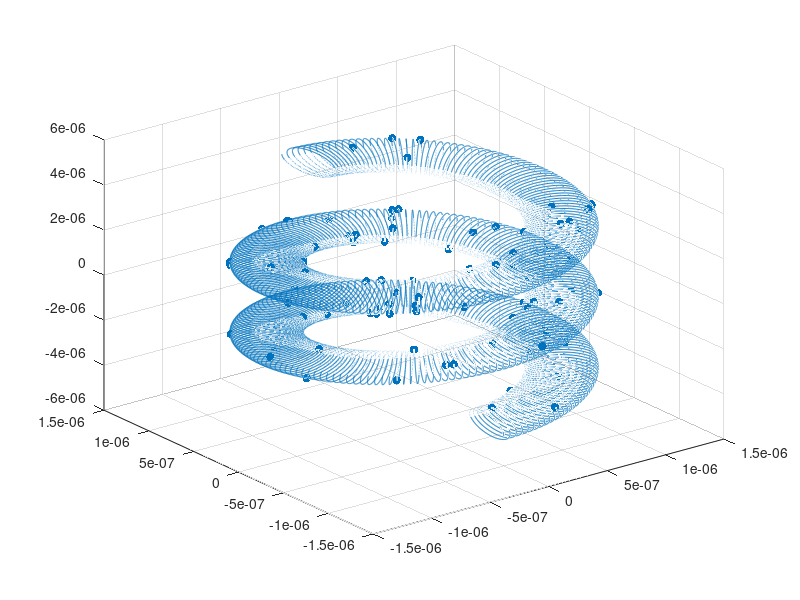
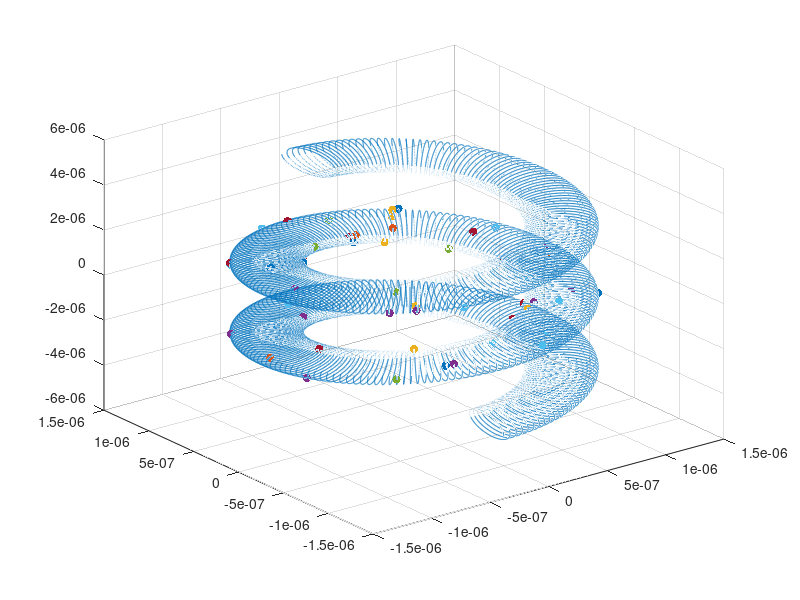

Reproduce these figures in MATLAB, in order.
clc; close all;
%% Set parameters for data generator

NumZplanes  = 50;                                 
NumSamples  = 100000;                               % numer of rand and param. points
zVec        = linspace(-2e-6, 2e-6, NumZplanes+1); % z positions of emitter
t           = linspace(-4e-6, 4e-6, NumSamples);   % scaled according to zVec
xt          = (1e-6)*(1+0.25*cos(50*pi*t/(0.5e-6))).*cos(t/(0.5e-6)) ;
yt          = (1e-6)*(1+0.25*cos(50*pi*t/(0.5e-6))).*sin(t/(0.5e-6)) ;
zt          = t+(0.5e-6)*sin(50*pi*t/(0.5e-6));
MatchErr    = 0.5e-6;                              % param. and lottery points error

vslz_ParamAndRand = 0;                             % plot param. and rand points when 1 
vslz_MatchPts     = 1;                             % plot matched points when 1
vslz_Emitters     = 1;                             % plot chosen emitters when 1

flag_Save2File    = 0;                             % append EmittersObj
                                                   % to DataObjects.mat
                                                   % when 1. Save2File at
                                                   % end of process
                                                   
flag_Save2Text    = 0;                             % Saves a desirable param. family 

%% Allow Repetitions
% acquire different values of random xyz in each iteration

%%%%%%%%%%%%%%%%%%%%%%%%%%%%%%%%%%%%%%%%%%%%%%%%%%%%%%%%%%%%%
%%% Uncomment the following when used and add end of loop %%%
% NumRep = 50;
% jj = 0;
% while jj < NumRep
%     jj = jj + 1;
%%%%%%%%%%%%%%%%%%%%%%%%%%%%%%%%%%%%%%%%%%%%%%%%%%%%%%%%%%%%%

x           = 4e-6*randn(1, NumSamples);           % rand positions should be scaled
y           = 4e-6*randn(1, NumSamples);
z           = 4e-6*randn(1, NumSamples);

%% Plot parametrization and random points

if vslz_ParamAndRand == 1
    
    figure(1);
    plot3(xt,yt,zt);
    hold on;

    scatter3(x,y,z);
    hold off;
    
end

%% Find matched points

c = find(x <= xt + MatchErr & x >= xt - MatchErr & y <= yt + MatchErr...
    & y >= yt - MatchErr & z <= zt + MatchErr & z >= zt - MatchErr);

x_match = xt(c);
y_match = yt(c);
z_match = zt(c);

if isempty(z_match)
    sprintf('No emitters. Generate again')
    return
elseif (abs(max(x_match))> 10e-6 || abs(min(x_match))< 0.1e-9) ||...
    abs((max(y_match))> 10e-6 || abs(min(y_match))< 0.1e-9)
    sprintf('Invalid emitters locations. Generate again')
    return
end    

%% Plot matched points

if vslz_MatchPts == 1
    
    figure(2);
    plot3(xt,yt,zt);
    grid on;
    hold on;
    scatter3(x_match,y_match,z_match, 'filled');
    hold off;
    
end

%% Separate to z-planes and obtain emitters

% x_cell and y_cell are the emitters locations in each z-plane
% e.g (x_cell{1},y_cell{1}) is an emitter's (x,y) in z=zVec(1)

NumSources = 0;
zVecDiff = abs(zVec(1)-zVec(2));
x_cell = cell(1, numel(zVec));
y_cell = cell(1, numel(zVec));
kk_vec = ones(1, numel(zVec));
for jj = 1 : numel(z_match)
    for ii = 1 : numel(zVec)
        if ((z_match(jj) >= zVec(ii) - zVecDiff/2) && (z_match(jj) <= zVec(ii) + zVecDiff/2))
            x_cell{ii}(kk_vec(ii),:) = x_match(jj);
            y_cell{ii}(kk_vec(ii),:) = y_match(jj);
            kk_vec(ii) = kk_vec(ii) + 1;
            NumSources = NumSources + 1;
        end
    end
end

%% Plot Emitters

if vslz_Emitters == 1
    
    figure(3);
    plot3(xt,yt,zt);
    grid on;
    hold on;

    for ii = 1 : numel(zVec)
        scatter3(x_cell{ii}, y_cell{ii}, zVec(ii)*ones(1,numel(x_cell{ii})), 'filled');
    end
    hold off;
    
end

%% Create Emitters Object and save data to file

EmittersObj.x           = x_cell;
EmittersObj.y           = y_cell;
EmittersObj.zVec        = zVec;
EmittersObj.NumSources  = NumSources; 

if flag_Save2File == 1
    m = matfile('DataObjects.mat','Writable',true);
    try
        m.EmittersObj = [m.EmittersObj, EmittersObj];
    catch
        save('DataObjects.mat', 'EmittersObj', '-v7.3');
    end

    whos('-file','DataObjects.mat')
end

% for ii = 1 : numel(zVec)
%     for jj = 1 : numel(x_cell{ii})
%         xSrc = x_cell{ii}(jj);
%         ySrc = y_cell{ii}(jj);
%         zSrc = zVec(ii);
%         xyz = [xSrc ySrc zSrc];
%     end
% end

%% Save a parameterization family to text table

if flag_Save2Text == 1
    xt_str      = {'(1e-6)*(1+0.25*cos(50*pi*t/(0.5e-6))).*cos(t/(0.5e-6))'};
    yt_str      = {'(1e-6)*(1+0.25*cos(50*pi*t/(0.5e-6))).*sin(t/(0.5e-6))'};
    zt_str      = {'t+(0.5e-6)*sin(50*pi*t/(0.5e-6))'};
    Tnew = table(xt_str, yt_str, zt_str); 
    T = [T ; Tnew];
    writetable(T, 'ParamTable.txt');
end

